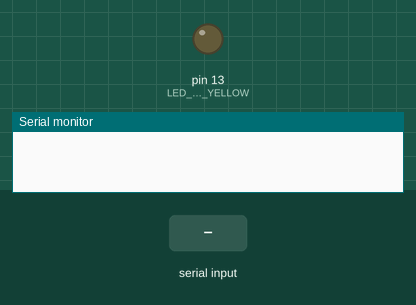
Simulated run of this sketch. Board: Arduino Uno, built with avr-gcc and run on an emulated ATmega328P. On the bench: output pins drawn as LEDs (lit = HIGH), the last lines printed to the serial monitor. The test bench sets the inputs (shaded band).

Above: at 1.2 s.
1.3 s: "a" received over Serial
At 1.9 s:
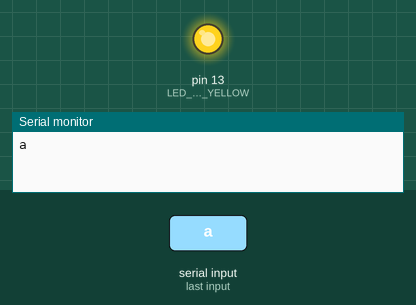
2.8 s: "b" received over Serial
At 3.1 s:
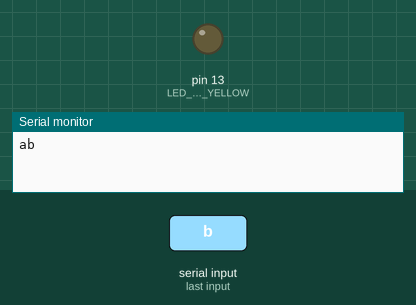
Timing chart, 0 to 5.8 s (numbered marks = the images above; inputs shaded):
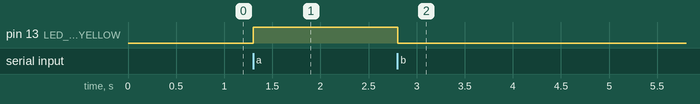

The sketch:

Blink485otvet.ino
```cpp
        #define LED_PIN_YELLOW   13

void setup()
{
  // открываем последовательный порт на пинах 1 и 0
  // к которому подключён модуль RS-485
  Serial.begin(4800);
  // 5 пин в режим выхода
  pinMode(LED_PIN_YELLOW, OUTPUT);
}

void loop()
{
  // если появились данные с модуля RS-485
  if (Serial.available() > 0) {
    // считываем
    char c = Serial.read();
    Serial.print(c);
    // если символ равен 'a'
    if (c == 'a') {
      // зажигаем светодиод
      digitalWrite(LED_PIN_YELLOW, HIGH);
    } else if (c == 'b') {
      // если символ равен 'b'
      // гасим светодиод
      digitalWrite(LED_PIN_YELLOW, LOW);
    }
  }
}
```

Measured:
- after the input at 1.3 s, pin 13 (LED_PIN_YELLOW): LOW → HIGH at once
- after the input at 2.8 s, pin 13 (LED_PIN_YELLOW): HIGH → LOW at once
